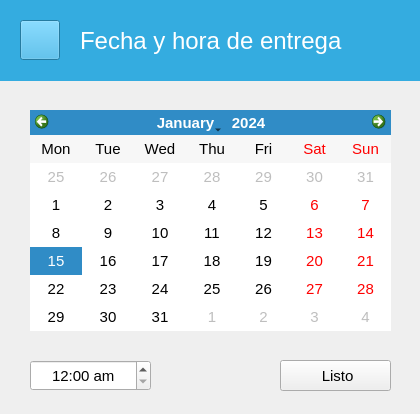
<?xml version="1.0" encoding="UTF-8"?>
<ui version="4.0">
 <class>FechaEntrega</class>
 <widget class="QWidget" name="FechaEntrega">
  <property name="windowModality">
   <enum>Qt::ApplicationModal</enum>
  </property>
  <property name="geometry">
   <rect>
    <x>0</x>
    <y>0</y>
    <width>420</width>
    <height>414</height>
   </rect>
  </property>
  <property name="windowTitle">
   <string>Form</string>
  </property>
  <widget class="QFrame" name="frame">
   <property name="geometry">
    <rect>
     <x>0</x>
     <y>0</y>
     <width>421</width>
     <height>81</height>
    </rect>
   </property>
   <property name="styleSheet">
    <string notr="true">background-color: rgb(52, 172, 224);</string>
   </property>
   <widget class="QLabel" name="label">
    <property name="geometry">
     <rect>
      <x>80</x>
      <y>20</y>
      <width>281</width>
      <height>41</height>
     </rect>
    </property>
    <property name="font">
     <font>
      <pointsize>18</pointsize>
     </font>
    </property>
    <property name="styleSheet">
     <string notr="true">color: rgb(255, 255, 255);</string>
    </property>
    <property name="text">
     <string>Fecha y hora de entrega</string>
    </property>
   </widget>
   <widget class="ClickableIcon" name="btRegresar">
    <property name="geometry">
     <rect>
      <x>20</x>
      <y>20</y>
      <width>40</width>
      <height>40</height>
     </rect>
    </property>
    <property name="icon">
     <iconset resource="../resources.qrc">
      <normaloff>:/img/resources/images/leftarrow.png</normaloff>:/img/resources/images/leftarrow.png</iconset>
    </property>
    <property name="iconSize">
     <size>
      <width>40</width>
      <height>40</height>
     </size>
    </property>
   </widget>
  </widget>
  <widget class="QPushButton" name="btListo">
   <property name="geometry">
    <rect>
     <x>280</x>
     <y>360</y>
     <width>111</width>
     <height>31</height>
    </rect>
   </property>
   <property name="font">
    <font>
     <pointsize>11</pointsize>
    </font>
   </property>
   <property name="text">
    <string> Listo</string>
   </property>
   <property name="icon">
    <iconset resource="../resources.qrc">
     <normaloff>:/img/resources/images/accept.png</normaloff>:/img/resources/images/accept.png</iconset>
   </property>
  </widget>
  <widget class="QCalendarWidget" name="calendario">
   <property name="geometry">
    <rect>
     <x>30</x>
     <y>110</y>
     <width>361</width>
     <height>221</height>
    </rect>
   </property>
   <property name="font">
    <font>
     <pointsize>11</pointsize>
    </font>
   </property>
   <property name="verticalHeaderFormat">
    <enum>QCalendarWidget::NoVerticalHeader</enum>
   </property>
  </widget>
  <widget class="QTimeEdit" name="horaEdit">
   <property name="geometry">
    <rect>
     <x>30</x>
     <y>360</y>
     <width>121</width>
     <height>31</height>
    </rect>
   </property>
   <property name="font">
    <font>
     <pointsize>11</pointsize>
    </font>
   </property>
   <property name="alignment">
    <set>Qt::AlignCenter</set>
   </property>
   <property name="displayFormat">
    <string notr="true">h:mm ap</string>
   </property>
  </widget>
  <zorder>btListo</zorder>
  <zorder>frame</zorder>
  <zorder>calendario</zorder>
  <zorder>horaEdit</zorder>
 </widget>
 <customwidgets>
  <customwidget>
   <class>ClickableIcon</class>
   <extends>QPushButton</extends>
   <header>utils.mywidgets.h</header>
  </customwidget>
 </customwidgets>
 <tabstops>
  <tabstop>calendario</tabstop>
  <tabstop>horaEdit</tabstop>
  <tabstop>btListo</tabstop>
  <tabstop>btRegresar</tabstop>
 </tabstops>
 <resources>
  <include location="../resources.qrc"/>
 </resources>
 <connections/>
</ui>
